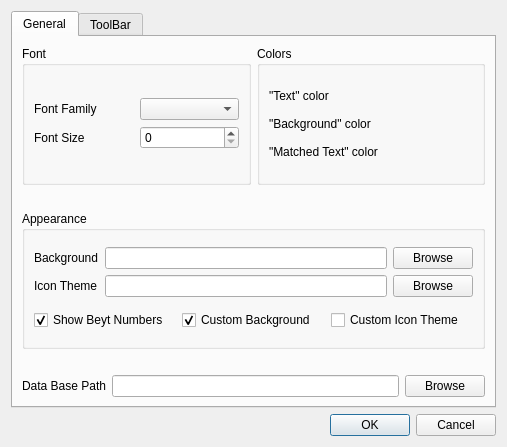
<?xml version="1.0" encoding="UTF-8"?>
<ui version="4.0">
 <class>Settings</class>
 <widget class="QDialog" name="Settings">
  <property name="geometry">
   <rect>
    <x>0</x>
    <y>0</y>
    <width>507</width>
    <height>447</height>
   </rect>
  </property>
  <property name="windowTitle">
   <string>Settings</string>
  </property>
  <layout class="QGridLayout" name="gridLayout">
   <item row="1" column="0">
    <layout class="QHBoxLayout" name="horizontalLayout_11">
     <item>
      <spacer name="horizontalSpacer_3">
       <property name="orientation">
        <enum>Qt::Horizontal</enum>
       </property>
       <property name="sizeHint" stdset="0">
        <size>
         <width>40</width>
         <height>20</height>
        </size>
       </property>
      </spacer>
     </item>
     <item>
      <widget class="QPushButton" name="pushButtonOK">
       <property name="text">
        <string>OK</string>
       </property>
      </widget>
     </item>
     <item>
      <widget class="QPushButton" name="pushButtonCancel">
       <property name="text">
        <string>Cancel</string>
       </property>
      </widget>
     </item>
    </layout>
   </item>
   <item row="0" column="0">
    <widget class="QTabWidget" name="tabWidget">
     <property name="currentIndex">
      <number>0</number>
     </property>
     <widget class="QWidget" name="tabGeneral">
      <attribute name="title">
       <string>General</string>
      </attribute>
      <layout class="QGridLayout" name="gridLayout_2">
       <item row="0" column="0">
        <layout class="QVBoxLayout" name="verticalLayout_3">
         <item>
          <layout class="QHBoxLayout" name="horizontalLayout_10">
           <item>
            <widget class="QGroupBox" name="groupBoxFont">
             <property name="title">
              <string>Font</string>
             </property>
             <layout class="QGridLayout" name="gridLayout_9">
              <item row="0" column="1">
               <layout class="QVBoxLayout" name="verticalLayout_4">
                <item>
                 <layout class="QHBoxLayout" name="horizontalLayout_13">
                  <item>
                   <widget class="QLabel" name="labelFontFamily">
                    <property name="text">
                     <string>Font Family</string>
                    </property>
                   </widget>
                  </item>
                  <item>
                   <widget class="QComboBox" name="comboBoxFontFamily"/>
                  </item>
                 </layout>
                </item>
                <item>
                 <layout class="QHBoxLayout" name="horizontalLayout_14">
                  <item>
                   <widget class="QLabel" name="labelFontSize">
                    <property name="text">
                     <string>Font Size</string>
                    </property>
                   </widget>
                  </item>
                  <item>
                   <widget class="QSpinBox" name="spinBoxFontSize"/>
                  </item>
                 </layout>
                </item>
               </layout>
              </item>
             </layout>
            </widget>
           </item>
           <item>
            <widget class="QGroupBox" name="groupBoxColors">
             <property name="title">
              <string>Colors</string>
             </property>
             <layout class="QGridLayout" name="gridLayout_11">
              <item row="0" column="0">
               <layout class="QGridLayout" name="gridLayout_10">
                <item row="0" column="0">
                 <widget class="QLabel" name="labelTextColor">
                  <property name="text">
                   <string>&quot;Text&quot; color</string>
                  </property>
                 </widget>
                </item>
                <item row="1" column="0">
                 <widget class="QLabel" name="labelBackgroundColor">
                  <property name="text">
                   <string>&quot;Background&quot; color</string>
                  </property>
                 </widget>
                </item>
                <item row="2" column="0">
                 <widget class="QLabel" name="labelMatchedTextColor">
                  <property name="text">
                   <string>&quot;Matched Text&quot; color</string>
                  </property>
                 </widget>
                </item>
                <item row="0" column="1">
                 <widget class="QPushButton" name="pushButtonTextColor">
                  <property name="sizePolicy">
                   <sizepolicy hsizetype="Fixed" vsizetype="Fixed">
                    <horstretch>0</horstretch>
                    <verstretch>0</verstretch>
                   </sizepolicy>
                  </property>
                  <property name="minimumSize">
                   <size>
                    <width>22</width>
                    <height>22</height>
                   </size>
                  </property>
                  <property name="text">
                   <string/>
                  </property>
                  <property name="flat">
                   <bool>true</bool>
                  </property>
                 </widget>
                </item>
                <item row="2" column="1">
                 <widget class="QPushButton" name="pushButtonMatchedTextColor">
                  <property name="sizePolicy">
                   <sizepolicy hsizetype="Fixed" vsizetype="Fixed">
                    <horstretch>0</horstretch>
                    <verstretch>0</verstretch>
                   </sizepolicy>
                  </property>
                  <property name="minimumSize">
                   <size>
                    <width>22</width>
                    <height>22</height>
                   </size>
                  </property>
                  <property name="text">
                   <string/>
                  </property>
                  <property name="flat">
                   <bool>true</bool>
                  </property>
                 </widget>
                </item>
                <item row="1" column="1">
                 <widget class="QPushButton" name="pushButtonBackgroundColor">
                  <property name="sizePolicy">
                   <sizepolicy hsizetype="Fixed" vsizetype="Fixed">
                    <horstretch>0</horstretch>
                    <verstretch>0</verstretch>
                   </sizepolicy>
                  </property>
                  <property name="minimumSize">
                   <size>
                    <width>22</width>
                    <height>22</height>
                   </size>
                  </property>
                  <property name="text">
                   <string/>
                  </property>
                  <property name="autoDefault">
                   <bool>true</bool>
                  </property>
                  <property name="flat">
                   <bool>true</bool>
                  </property>
                 </widget>
                </item>
               </layout>
              </item>
             </layout>
            </widget>
           </item>
          </layout>
         </item>
         <item>
          <spacer name="horizontalSpacer_2">
           <property name="orientation">
            <enum>Qt::Horizontal</enum>
           </property>
           <property name="sizeHint" stdset="0">
            <size>
             <width>40</width>
             <height>20</height>
            </size>
           </property>
          </spacer>
         </item>
         <item>
          <widget class="QGroupBox" name="groupBoxAppearance">
           <property name="title">
            <string>Appearance</string>
           </property>
           <layout class="QGridLayout" name="gridLayout_7">
            <item row="0" column="0">
             <layout class="QVBoxLayout" name="verticalLayout_5">
              <item>
               <layout class="QGridLayout" name="gridLayout_6">
                <item row="0" column="3">
                 <widget class="QPushButton" name="pushButtonBackground">
                  <property name="sizePolicy">
                   <sizepolicy hsizetype="Minimum" vsizetype="Fixed">
                    <horstretch>0</horstretch>
                    <verstretch>0</verstretch>
                   </sizepolicy>
                  </property>
                  <property name="text">
                   <string>Browse</string>
                  </property>
                 </widget>
                </item>
                <item row="1" column="3">
                 <widget class="QPushButton" name="pushButtonIconTheme">
                  <property name="sizePolicy">
                   <sizepolicy hsizetype="Minimum" vsizetype="Fixed">
                    <horstretch>0</horstretch>
                    <verstretch>0</verstretch>
                   </sizepolicy>
                  </property>
                  <property name="text">
                   <string>Browse</string>
                  </property>
                  <property name="flat">
                   <bool>false</bool>
                  </property>
                 </widget>
                </item>
                <item row="0" column="0">
                 <widget class="QLabel" name="labelBackground">
                  <property name="text">
                   <string>Background</string>
                  </property>
                 </widget>
                </item>
                <item row="1" column="0">
                 <widget class="QLabel" name="labelIconTheme">
                  <property name="text">
                   <string>Icon Theme</string>
                  </property>
                 </widget>
                </item>
                <item row="0" column="2">
                 <widget class="QLineEdit" name="lineEditBackground"/>
                </item>
                <item row="1" column="2">
                 <widget class="QLineEdit" name="lineEditIconTheme"/>
                </item>
               </layout>
              </item>
             </layout>
            </item>
            <item row="1" column="0">
             <layout class="QHBoxLayout" name="horizontalLayout_12">
              <item>
               <widget class="QCheckBox" name="checkBoxBeytNumbers">
                <property name="text">
                 <string>Show Beyt Numbers</string>
                </property>
                <property name="checked">
                 <bool>true</bool>
                </property>
               </widget>
              </item>
              <item>
               <widget class="QCheckBox" name="checkBoxBackground">
                <property name="text">
                 <string>Custom Background</string>
                </property>
                <property name="checked">
                 <bool>true</bool>
                </property>
               </widget>
              </item>
              <item>
               <widget class="QCheckBox" name="checkBoxIconTheme">
                <property name="text">
                 <string>Custom Icon Theme</string>
                </property>
               </widget>
              </item>
             </layout>
            </item>
           </layout>
          </widget>
         </item>
         <item>
          <spacer name="horizontalSpacer">
           <property name="orientation">
            <enum>Qt::Horizontal</enum>
           </property>
           <property name="sizeHint" stdset="0">
            <size>
             <width>40</width>
             <height>20</height>
            </size>
           </property>
          </spacer>
         </item>
         <item>
          <layout class="QHBoxLayout" name="horizontalLayout_2">
           <item>
            <widget class="QLabel" name="labelDataBasePath">
             <property name="text">
              <string>Data Base Path</string>
             </property>
            </widget>
           </item>
           <item>
            <widget class="QLineEdit" name="lineEditDataBasePath"/>
           </item>
           <item>
            <widget class="QPushButton" name="pushButtonDataBasePath">
             <property name="text">
              <string>Browse</string>
             </property>
            </widget>
           </item>
          </layout>
         </item>
        </layout>
       </item>
      </layout>
     </widget>
     <widget class="QWidget" name="tabToolBar">
      <attribute name="title">
       <string>ToolBar</string>
      </attribute>
      <layout class="QGridLayout" name="gridLayout_3">
       <item row="0" column="0">
        <widget class="QLabel" name="labelAllActions">
         <property name="text">
          <string>All Actions</string>
         </property>
         <property name="alignment">
          <set>Qt::AlignCenter</set>
         </property>
        </widget>
       </item>
       <item row="0" column="2">
        <widget class="QLabel" name="labelToolBarActions">
         <property name="text">
          <string>ToolBar Actions</string>
         </property>
         <property name="alignment">
          <set>Qt::AlignCenter</set>
         </property>
        </widget>
       </item>
       <item row="1" column="0">
        <widget class="QTableWidget" name="tableWidgetAllActions">
         <property name="alternatingRowColors">
          <bool>false</bool>
         </property>
         <property name="selectionMode">
          <enum>QAbstractItemView::SingleSelection</enum>
         </property>
         <property name="selectionBehavior">
          <enum>QAbstractItemView::SelectRows</enum>
         </property>
         <property name="verticalScrollMode">
          <enum>QAbstractItemView::ScrollPerItem</enum>
         </property>
         <property name="horizontalScrollMode">
          <enum>QAbstractItemView::ScrollPerPixel</enum>
         </property>
         <property name="showGrid">
          <bool>false</bool>
         </property>
         <property name="gridStyle">
          <enum>Qt::NoPen</enum>
         </property>
         <property name="sortingEnabled">
          <bool>true</bool>
         </property>
         <property name="wordWrap">
          <bool>false</bool>
         </property>
         <property name="rowCount">
          <number>0</number>
         </property>
         <property name="columnCount">
          <number>1</number>
         </property>
         <attribute name="horizontalHeaderVisible">
          <bool>false</bool>
         </attribute>
         <attribute name="horizontalHeaderStretchLastSection">
          <bool>true</bool>
         </attribute>
         <attribute name="verticalHeaderVisible">
          <bool>false</bool>
         </attribute>
         <attribute name="verticalHeaderVisible">
          <bool>false</bool>
         </attribute>
         <attribute name="horizontalHeaderStretchLastSection">
          <bool>true</bool>
         </attribute>
         <attribute name="horizontalHeaderVisible">
          <bool>false</bool>
         </attribute>
         <column/>
        </widget>
       </item>
       <item row="1" column="1">
        <layout class="QVBoxLayout" name="verticalLayout_6">
         <item>
          <widget class="QPushButton" name="pushButtonActionAdd">
           <property name="enabled">
            <bool>false</bool>
           </property>
           <property name="text">
            <string/>
           </property>
           <property name="icon">
            <iconset resource="saaghar.qrc">
             <normaloff>:/resources/images/right.png</normaloff>:/resources/images/right.png</iconset>
           </property>
          </widget>
         </item>
         <item>
          <widget class="QPushButton" name="pushButtonActionRemove">
           <property name="enabled">
            <bool>false</bool>
           </property>
           <property name="text">
            <string/>
           </property>
           <property name="icon">
            <iconset resource="saaghar.qrc">
             <normaloff>:/resources/images/left.png</normaloff>:/resources/images/left.png</iconset>
           </property>
          </widget>
         </item>
         <item>
          <widget class="QPushButton" name="pushButtonActionTop">
           <property name="enabled">
            <bool>false</bool>
           </property>
           <property name="text">
            <string/>
           </property>
           <property name="icon">
            <iconset resource="saaghar.qrc">
             <normaloff>:/resources/images/up.png</normaloff>:/resources/images/up.png</iconset>
           </property>
          </widget>
         </item>
         <item>
          <widget class="QPushButton" name="pushButtonActionBottom">
           <property name="enabled">
            <bool>false</bool>
           </property>
           <property name="text">
            <string/>
           </property>
           <property name="icon">
            <iconset resource="saaghar.qrc">
             <normaloff>:/resources/images/down.png</normaloff>:/resources/images/down.png</iconset>
           </property>
          </widget>
         </item>
        </layout>
       </item>
       <item row="1" column="2">
        <widget class="QTableWidget" name="tableWidgetToolBarActions">
         <property name="dragEnabled">
          <bool>false</bool>
         </property>
         <property name="selectionMode">
          <enum>QAbstractItemView::SingleSelection</enum>
         </property>
         <property name="selectionBehavior">
          <enum>QAbstractItemView::SelectRows</enum>
         </property>
         <property name="verticalScrollMode">
          <enum>QAbstractItemView::ScrollPerItem</enum>
         </property>
         <property name="horizontalScrollMode">
          <enum>QAbstractItemView::ScrollPerPixel</enum>
         </property>
         <property name="showGrid">
          <bool>false</bool>
         </property>
         <property name="gridStyle">
          <enum>Qt::NoPen</enum>
         </property>
         <property name="wordWrap">
          <bool>false</bool>
         </property>
         <property name="columnCount">
          <number>1</number>
         </property>
         <attribute name="horizontalHeaderVisible">
          <bool>false</bool>
         </attribute>
         <attribute name="horizontalHeaderStretchLastSection">
          <bool>true</bool>
         </attribute>
         <attribute name="verticalHeaderVisible">
          <bool>false</bool>
         </attribute>
         <attribute name="verticalHeaderVisible">
          <bool>false</bool>
         </attribute>
         <attribute name="horizontalHeaderStretchLastSection">
          <bool>true</bool>
         </attribute>
         <attribute name="horizontalHeaderVisible">
          <bool>false</bool>
         </attribute>
         <column/>
        </widget>
       </item>
      </layout>
     </widget>
    </widget>
   </item>
  </layout>
 </widget>
 <resources>
  <include location="saaghar.qrc"/>
 </resources>
 <connections>
  <connection>
   <sender>pushButtonOK</sender>
   <signal>clicked()</signal>
   <receiver>Settings</receiver>
   <slot>accept()</slot>
   <hints>
    <hint type="sourcelabel">
     <x>374</x>
     <y>425</y>
    </hint>
    <hint type="destinationlabel">
     <x>294</x>
     <y>417</y>
    </hint>
   </hints>
  </connection>
  <connection>
   <sender>pushButtonCancel</sender>
   <signal>clicked()</signal>
   <receiver>Settings</receiver>
   <slot>reject()</slot>
   <hints>
    <hint type="sourcelabel">
     <x>467</x>
     <y>426</y>
    </hint>
    <hint type="destinationlabel">
     <x>502</x>
     <y>423</y>
    </hint>
   </hints>
  </connection>
  <connection>
   <sender>checkBoxBackground</sender>
   <signal>toggled(bool)</signal>
   <receiver>lineEditBackground</receiver>
   <slot>setEnabled(bool)</slot>
   <hints>
    <hint type="sourcelabel">
     <x>32209</x>
     <y>32338</y>
    </hint>
    <hint type="destinationlabel">
     <x>32233</x>
     <y>32274</y>
    </hint>
   </hints>
  </connection>
  <connection>
   <sender>checkBoxBackground</sender>
   <signal>toggled(bool)</signal>
   <receiver>pushButtonBackground</receiver>
   <slot>setEnabled(bool)</slot>
   <hints>
    <hint type="sourcelabel">
     <x>32256</x>
     <y>32340</y>
    </hint>
    <hint type="destinationlabel">
     <x>32433</x>
     <y>32280</y>
    </hint>
   </hints>
  </connection>
  <connection>
   <sender>checkBoxBackground</sender>
   <signal>toggled(bool)</signal>
   <receiver>labelBackground</receiver>
   <slot>setEnabled(bool)</slot>
   <hints>
    <hint type="sourcelabel">
     <x>32213</x>
     <y>32334</y>
    </hint>
    <hint type="destinationlabel">
     <x>32074</x>
     <y>32273</y>
    </hint>
   </hints>
  </connection>
  <connection>
   <sender>checkBoxIconTheme</sender>
   <signal>toggled(bool)</signal>
   <receiver>labelIconTheme</receiver>
   <slot>setEnabled(bool)</slot>
   <hints>
    <hint type="sourcelabel">
     <x>32367</x>
     <y>32341</y>
    </hint>
    <hint type="destinationlabel">
     <x>32074</x>
     <y>32304</y>
    </hint>
   </hints>
  </connection>
  <connection>
   <sender>checkBoxIconTheme</sender>
   <signal>toggled(bool)</signal>
   <receiver>lineEditIconTheme</receiver>
   <slot>setEnabled(bool)</slot>
   <hints>
    <hint type="sourcelabel">
     <x>32388</x>
     <y>32338</y>
    </hint>
    <hint type="destinationlabel">
     <x>32312</x>
     <y>32311</y>
    </hint>
   </hints>
  </connection>
  <connection>
   <sender>checkBoxIconTheme</sender>
   <signal>toggled(bool)</signal>
   <receiver>pushButtonIconTheme</receiver>
   <slot>setEnabled(bool)</slot>
   <hints>
    <hint type="sourcelabel">
     <x>32421</x>
     <y>32340</y>
    </hint>
    <hint type="destinationlabel">
     <x>32433</x>
     <y>32311</y>
    </hint>
   </hints>
  </connection>
 </connections>
</ui>
